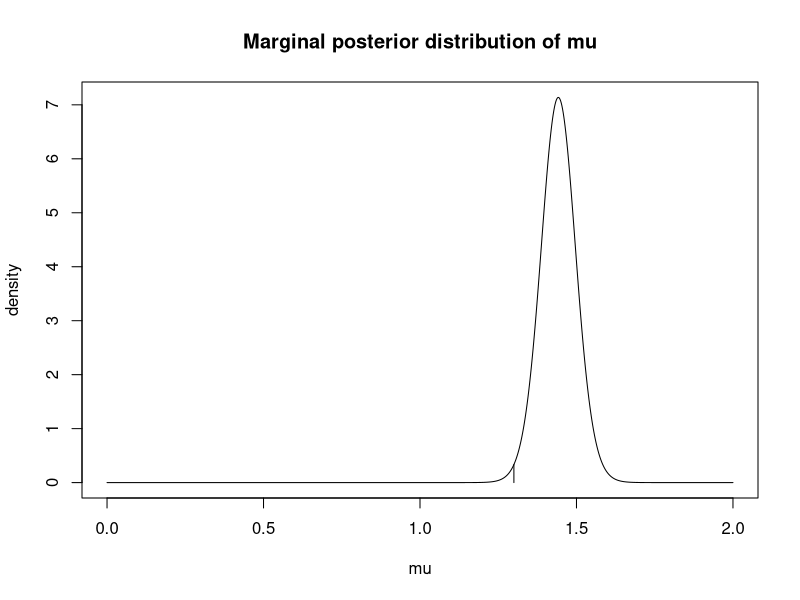
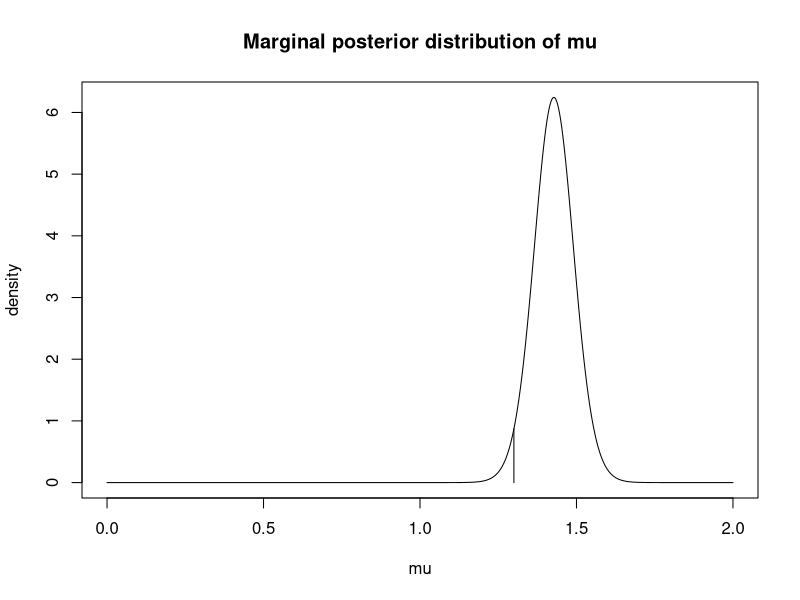
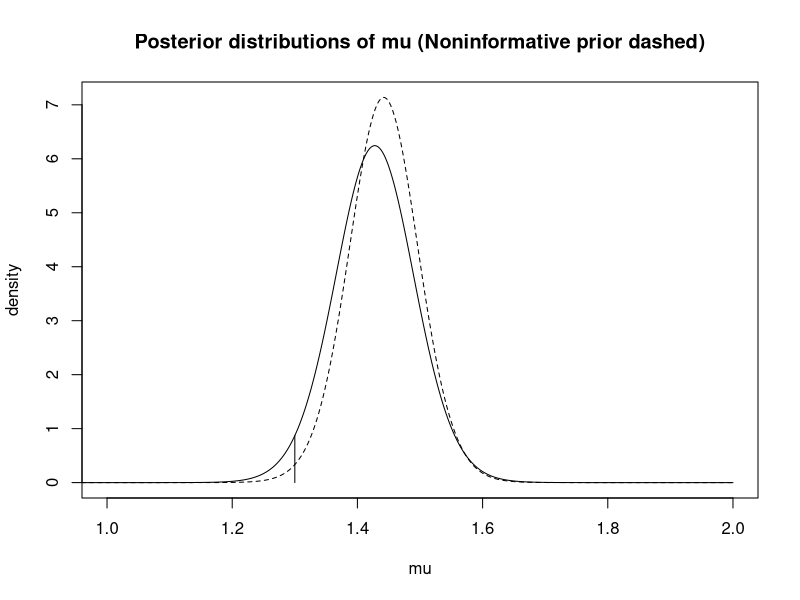
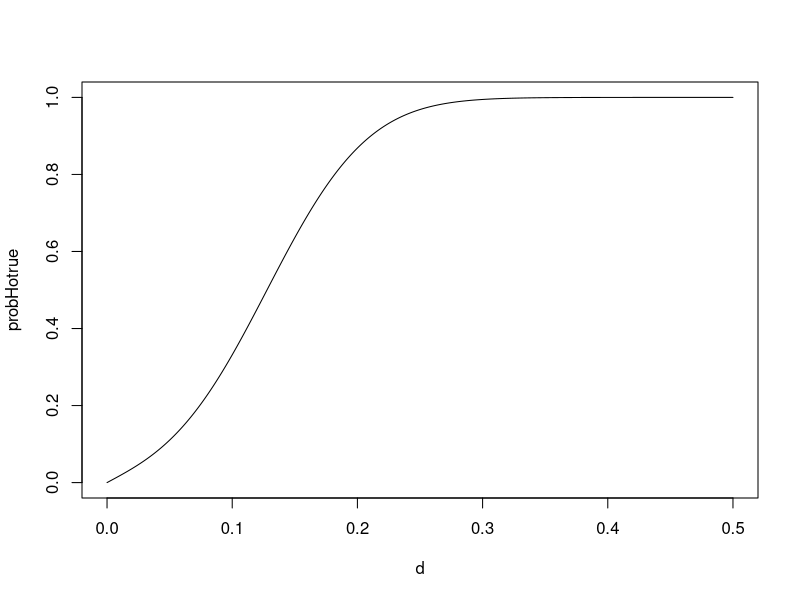

Reproduce these figures in R, in order.
## ---- chunk 1
# The data - lactic acid concentrations in cheese
x10 <- c(0.86,1.53,1.57,1.81,0.99,1.09,1.29,1.78,1.29,1.58)
x20 <- c(1.68,1.9,1.06,1.3,1.52,1.74,1.16,1.49,1.63,1.99,
         1.15,1.33,1.44,2.01,1.31,1.46,1.72,1.25,1.08,1.25)
x <- c(x10,x20)
n <- length(x)
xbar <- mean(x)
snsq <- (n-1)*var(x)

# Test Ho: mu<=1.30 vs. H1: mu>1.30

# a) Usual improper prior hyperparameters
mu0 <- 0
lambda0 <- 0
alpha0 <- -0.5
beta0 <- 0

# Posterior hyperparameters
mu1 <- (lambda0*mu0+n*xbar)/(lambda0+n)
lambda1 <- lambda0 + n
alpha1 <- alpha0 + (n/2)
beta1 <- beta0 + (snsq/2) + ((n*lambda0*(xbar-mu0)^2)/(2*(lambda0+n)))

# Marginal posterior for mu
x5 <- seq(0,2,length=1000)
dx5 <- x5[2]-x5[1]
Ua <- sqrt((lambda1*alpha1)/beta1)*(x5-mu1)
y5a <- dt(Ua,2*alpha1)
plot(x5,y5a/(sum(y5a)*dx5),type="l",xlab="mu",ylab="density",
  main="Marginal posterior distribution of mu")
Uat13a <- sqrt((lambda1*alpha1)/beta1)*(1.3-mu1)
ht13a <- dt(Uat13a,2*alpha1)/(sum(y5a)*dx5)
lines(c(1.3,1.3),c(0,ht13a))

# Posterior probability that Ho true
probHotrue <- pt(Uat13a,2*alpha1)
probHotrue

# Compare with frequentist t-test for mu
t.test(x,mu=1.3,alternative="greater")
## ---- chunk 2
mu0 <- 1
lambda0 <- 1
alpha0 <- 0.5
beta0 <- 0.5

# Posterior hyperparameters
mu1 <- (lambda0*mu0+n*xbar)/(lambda0+n)
lambda1 <- lambda0 + n
alpha1 <- alpha0 + (n/2)
beta1 <- beta0 + (snsq/2) + ((n*lambda0*(xbar-mu0)^2)/(2*(lambda0+n)))

# Marginal posterior for mu
Ub <- sqrt((lambda1*alpha1)/beta1)*(x5-mu1)
y5b <- dt(Ub,2*alpha1)
plot(x5,y5b/(sum(y5b)*dx5),type="l",xlab="mu",ylab="density",
  main="Marginal posterior distribution of mu")
Uat13b <- sqrt((lambda1*alpha1)/beta1)*(1.3-mu1)
ht13b <- dt(Uat13b,2*alpha1)/(sum(y5b)*dx5)
lines(c(1.3,1.3),c(0,ht13b))

# Posterior probability that Ho true
probHotrue <- pt(Uat13b,2*alpha1)
probHotrue

# Superimposed posteriors for mu
plot(x5,y5b/(sum(y5b)*dx5),type="l",xlab="mu",ylab="density",
  xlim=c(1,2),ylim=c(0,max(y5b/(sum(y5b)*dx5),y5a/(sum(y5a)*dx5))),
  main="Posterior distributions of mu (Noninformative prior dashed)")
lines(x5,y5a/(sum(y5a)*dx5),lty=2)
lines(c(1.3,1.3),c(0,max(ht13a,ht13b)))
## ---- chunk 3
d <- seq(0,0.5,length=1000)
Ulower <- sqrt((lambda1*alpha1)/beta1)*(1.3-d-mu1)
Uupper <- sqrt((lambda1*alpha1)/beta1)*(1.3+d-mu1)
probHotrue <- pt(Uupper,2*alpha1) - pt(Ulower,2*alpha1)
plot(d,probHotrue,type="l")
